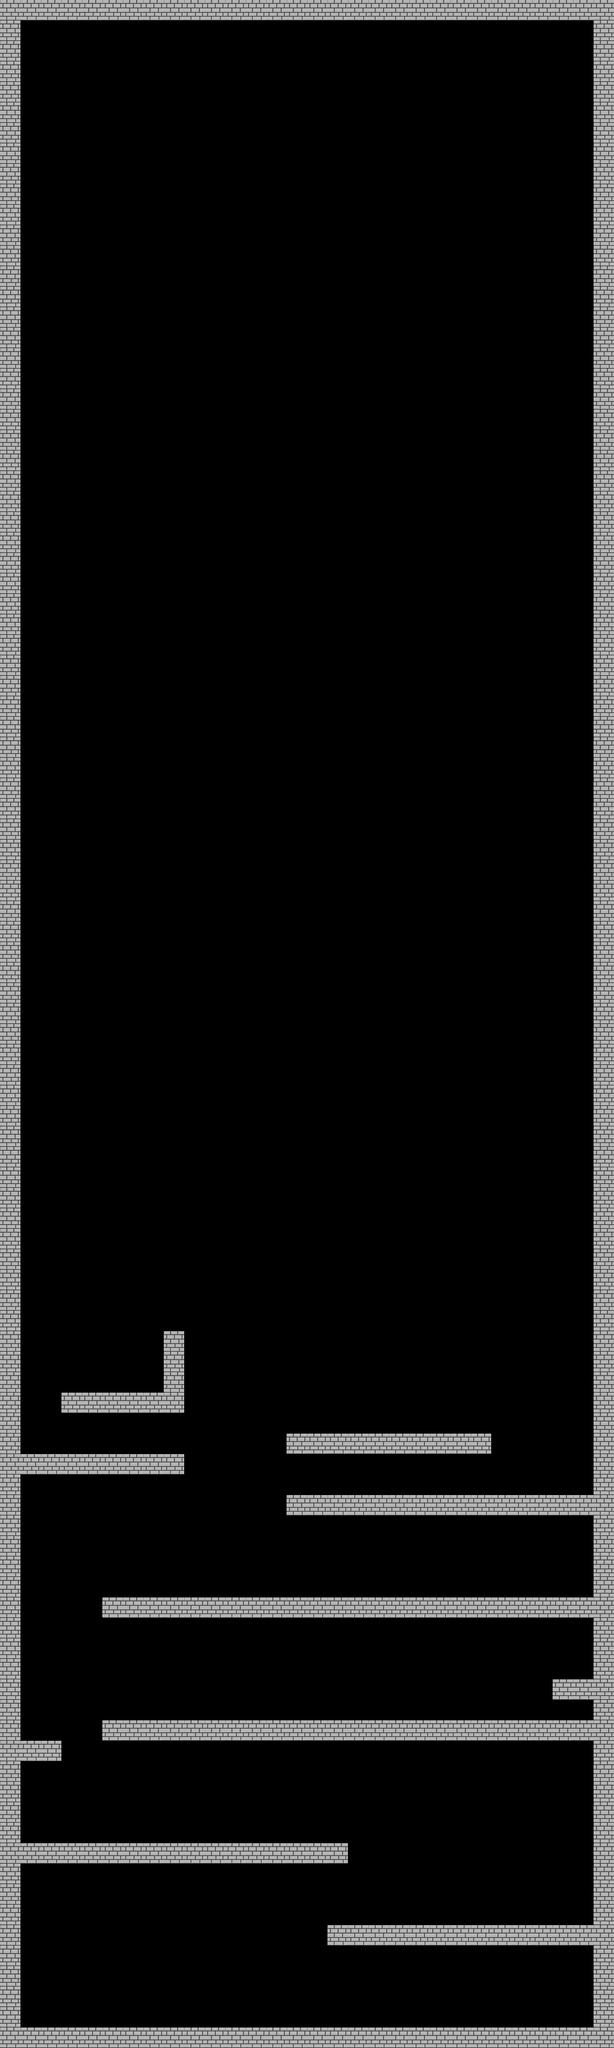

A 2D game scene composited from a Tiled map and its tileset images. What follows is a short description and the map's XML, with each tile layer's data collapsed to a summary:
An orthogonal 30x100 tile map with 32x32 px tiles, 1 tile layer (Main) and 26 objects (5x guard, 2x laser, player, key, door).

<map version="1.0" orientation="orthogonal" width="30" height="100" tilewidth="32" tileheight="32">
 <tileset firstgid="1" name="Main" tilewidth="32" tileheight="32">
  <image source="../graphics/tileset.png" width="32" height="32" />
 </tileset>
 <layer name="Main" width="30" height="100">
  <data>[3000 cells, 379 non-empty, 1 distinct tile ids]</data>
 </layer>
 <objectgroup name="Collision" width="30" height="100">
  <object x="0" y="0" width="32" height="3200" />
  <object x="32" y="3168" width="896" height="64" />
  <object x="960" y="3200" width="32" height="32" />
  <object x="928" y="0" width="32" height="3200" />
  <object x="32" y="0" width="896" height="32" />
  <object x="512" y="3008" width="416" height="32" />
  <object x="32" y="2880" width="512" height="32" />
  <object x="160" y="2688" width="768" height="32" />
  <object x="32" y="2720" width="64" height="32" />
  <object x="160" y="2496" width="768" height="32" />
  <object x="864" y="2624" width="64" height="32" />
  <object x="32" y="2272" width="256" height="32" />
  <object x="448" y="2336" width="480" height="32" />
  <object x="96" y="2176" width="192" height="32" />
  <object x="256" y="2080" width="32" height="96" />
  <object x="448" y="2240" width="320" height="32" />
 </objectgroup>
 <objectgroup name="Objects" width="30" height="100">
  <object name="player" type="player" x="64" y="3136" width="32" height="32" />
  <object name="guard" type="guard" x="32" y="2848" width="32" height="32" />
  <object name="laser right" type="laser" x="32" y="2592" width="896" height="32" />
  <object name="guard" type="guard" x="896" y="2656" width="32" height="32" />
  <object name="guard" type="guard" x="192" y="2464" width="32" height="32" />
  <object name="guard" type="guard" x="896" y="2464" width="32" height="32" />
  <object name="key" type="key" x="864" y="2592" width="32" height="32" />
  <object name="door" type="door" x="448" y="2272" width="32" height="64" />
  <object name="guard" type="guard" x="896" y="2304" width="32" height="32" />
  <object name="laser right" type="laser" x="32" y="2240" width="256" height="32" />
 </objectgroup>
</map>